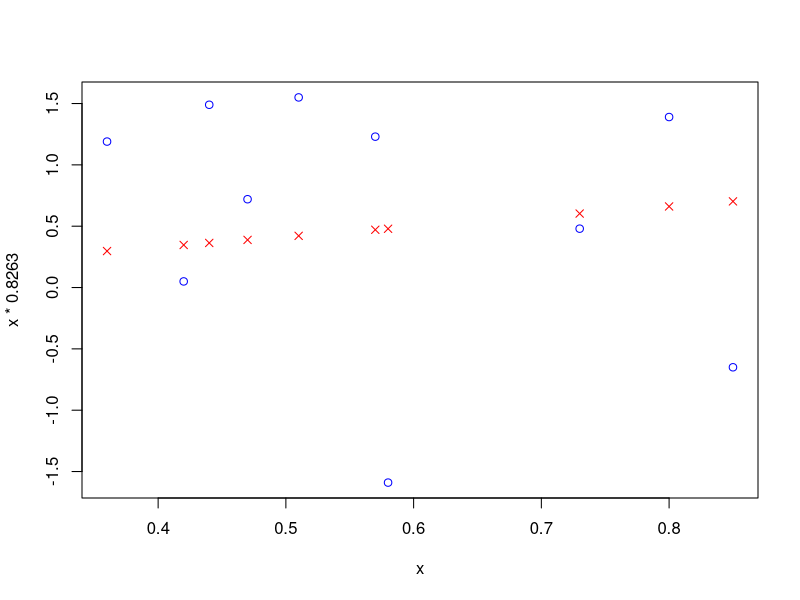

The R script that drew this image:
# Q1
x <- c(0.18, -1.54, 0.42, 0.95)
w <- c(2, 1, 3, 1)

w %*% (x-1)

f <- function(moy) {
  return(sum(w %*% (x - moy)^2))
}

s <- seq(0, 2, by = 1e-3)
s[which.min(sapply(s, f))]
sum(w*x) / sum(w)

# Q2
x <- c(0.8, 0.47, 0.51, 0.73, 0.36, 0.58, 0.57, 0.85, 0.44, 0.42)
y <- c(1.39, 0.72, 1.55, 0.48, 1.19, -1.59, 1.23, -0.65, 1.49, 0.05)
lm(y~x-1)

plot(x, x*0.8263, type = "p", pch = 4, col = "red", ylim = c(min(y, x*0.8263), max(y, x*0.8263)))
points(x, y, col = "blue")

# Q3
data("mtcars")
lm(mpg ~ wt, data = mtcars)

# Q6
x <- c(8.58, 10.46, 9.01, 9.64, 8.86)
scale(x)

# Q7
x <- c(0.8, 0.47, 0.51, 0.73, 0.36, 0.58, 0.57, 0.85, 0.44, 0.42)
y <- c(1.39, 0.72, 1.55, 0.48, 1.19, -1.59, 1.23, -0.65, 1.49, 0.05)
lm(y ~ x)

# Q9
x <- c(0.8, 0.47, 0.51, 0.73, 0.36, 0.58, 0.57, 0.85, 0.44, 0.42)
mean(x)

# Q10
